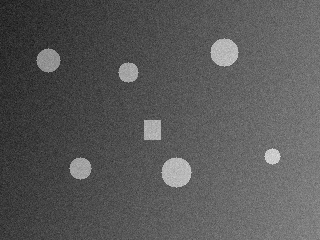
#> input picture labs/samples/01_objects_uneven_light.png, 320 x 240 px
$ python lab14_task.py --image samples/01_objects_uneven_light.png
#> lines starting #> are read from the running program, lines starting #| are printed output that depends on the picture; after the words box and inside, x2 and y2 are one past the last pixel; in counts of white or black regions, pixels touching at a corner belong together
### labs/common.py
"""Общие утилиты: ввод, шум, метрики, тестовые изображения, графики."""
import argparse
import os
import time

import cv2
import matplotlib
import numpy as np

matplotlib.use("Agg")
import matplotlib.pyplot as plt  # noqa: E402


def load(path, color=False):
    """Загрузить изображение (ошибка, если файла нет или он не читается)."""
    if not os.path.isfile(path):
        raise FileNotFoundError(f"Файл не найден: {path}")
    img = cv2.imread(path, cv2.IMREAD_COLOR if color else cv2.IMREAD_GRAYSCALE)
    if img is None:
        raise ValueError(f"Не удалось прочитать: {path}")
    return img


def check(img):
    """Проверить, что вход -- непустое 2D-изображение uint8."""
    if not isinstance(img, np.ndarray) or img.ndim != 2 or img.size == 0 or img.dtype != np.uint8:
        raise ValueError("Нужно непустое 2D-изображение uint8")


def parse(doc, extra=()):
    """Аргументы: --image (иначе демо), --out; extra -- список (имя, kwargs)."""
    p = argparse.ArgumentParser(description=doc)
    p.add_argument("--image", help="путь к изображению (иначе демо-данные)")
    p.add_argument("--out", default="out", help="папка для графиков")
    for name, kw in extra:
        p.add_argument(name, **kw)
    return p.parse_args()


def ms(func, *args, repeat=3):
    """Лучшее время func(*args) в миллисекундах."""
    best = float("inf")
    for _ in range(repeat):
        t0 = time.perf_counter()
        func(*args)
        best = min(best, time.perf_counter() - t0)
    return best * 1e3


# [34 lines left out: functions psnr, iou, f1, gauss, salt_pepper, not called in this run]


def windows(img, k):
    """Окна k x k вокруг каждого пикселя, форма (H, W, k, k); края -- reflect."""
    return np.lib.stride_tricks.sliding_window_view(np.pad(img, k // 2, mode="reflect"), (k, k))


# [39 lines left out: functions demo_objects, demo_lines, demo_text, demo_regions, not called in this run]


def grid(items, out, name, ncols=3):
    """Сохранить subplot из пар (изображение, заголовок); 3 канала = BGR."""
    nrows = -(-len(items) // ncols)
    fig, axes = plt.subplots(nrows, ncols, figsize=(3.2 * ncols, 3.2 * nrows), squeeze=False)
    for ax in axes.ravel():
        ax.axis("off")
    for ax, (img, title) in zip(axes.ravel(), items):
        img = img.astype(np.uint8) * 255 if img.dtype == bool else img
        ax.imshow(cv2.cvtColor(img, cv2.COLOR_BGR2RGB) if img.ndim == 3 else img,
                  cmap="gray", vmin=0, vmax=255 if img.dtype == np.uint8 else None)
        ax.set_title(title, fontsize=9)
    save(fig, out, name)


# [7 lines left out: function plot, not called in this run]


def save(fig, out, name):
    """Сохранить фигуру в out/name и закрыть."""
    os.makedirs(out, exist_ok=True)
    fig.tight_layout()
    fig.savefig(os.path.join(out, name), dpi=100)
    plt.close(fig)

### labs/lab06_nonlinear_filtering.py
"""Лаба 6. Нелинейная фильтрация: ранговые фильтры, минимакс, нормализация фона."""
import cv2
import numpy as np

import common


def rank_filter(gray, k, rank):
    """Элемент с номером rank (0..k*k-1) в упорядоченном окне k x k (края -- reflect)."""
    common.check(gray)
    if k % 2 == 0 or not 0 <= rank < k * k:
        raise ValueError("k нечётное, 0 <= rank < k*k")
    flat = common.windows(gray, k).reshape(*gray.shape, k * k)
    return np.partition(flat, rank, axis=-1)[..., rank]  # частичная сортировка, не полная


def median(gray, k):
    return rank_filter(gray, k, k * k // 2)


def extreme(gray, k, func):
    """min/max окна k x k двумя 1D-проходами (разделимо: O(N*k) вместо O(N*k^2))."""
    r = k // 2
    sw = np.lib.stride_tricks.sliding_window_view
    tmp = func(sw(np.pad(gray, ((0, 0), (r, r)), mode="reflect"), k, axis=1), axis=-1)
    return func(sw(np.pad(tmp, ((r, r), (0, 0)), mode="reflect"), k, axis=0), axis=-1)


def minimax(gray, k):
    """min, затем max: убирает светлые выбросы меньше окна."""
    return extreme(extreme(gray, k, np.min), k, np.max)


def background_normalization(gray, k_small=3, k_big=35):
    """Малая апертура -- шум, большая -- объекты (остаётся фон); объекты = изображение - фон."""
    smooth = median(gray, k_small)
    background = minimax(smooth, k_big)
    return np.clip(smooth.astype(int) - background, 0, 255).astype(np.uint8), background


# [18 lines left out: function main, not called in this run]


# [2 lines that do not run on import are left out]

### labs/lab05_binarization.py
"""Лаба 5. Бинаризация: порог, Оцу, ISODATA, локальный порог Саувола."""
import cv2
import numpy as np

import common


def threshold(gray, t):
    """255 где I > t, иначе 0."""
    common.check(gray)
    return (gray > t).astype(np.uint8) * 255


def otsu(gray):
    """Порог Оцу: максимум sigma_b^2(t) = (mu_T*w(t) - mu(t))^2 / (w(t) * (1 - w(t)))."""
    common.check(gray)
    p = np.bincount(gray.ravel(), minlength=256) / gray.size
    w, mu = np.cumsum(p), np.cumsum(p * np.arange(256))
    d = w * (1 - w)
    s = np.zeros(256)
    s[d > 1e-12] = (mu[-1] * w[d > 1e-12] - mu[d > 1e-12]) ** 2 / d[d > 1e-12]
    return int(np.argmax(s))


# [48 lines left out: functions isodata, box_sum, sauvola, main, not called in this run]


# [2 lines that do not run on import are left out]

### labs/lab13_morphology_serra.py
"""Лаба 13. Морфология Серра: эрозия (min), дилатация (max), открытие, закрытие, нормализация фона."""
import cv2
import numpy as np

import common


def se(shape="rect", size=3):
    """Структурирующий элемент (bool, size нечётный)."""
    kind = {"rect": cv2.MORPH_RECT, "cross": cv2.MORPH_CROSS, "ellipse": cv2.MORPH_ELLIPSE}[shape]
    return cv2.getStructuringElement(kind, (size, size)).astype(bool)


def _fold(img, s, func, fill):
    """Свёртка сдвигов изображения по точкам СЭ операцией min/max; за краем -- fill."""
    common.check(img)
    ph, pw = s.shape[0] // 2, s.shape[1] // 2
    h, w = img.shape
    pad = np.pad(img, ((ph, ph), (pw, pw)), constant_values=fill)
    out = np.full_like(img, 255 if func is np.minimum else 0)  # нейтральный элемент операции
    for dy, dx in zip(*np.nonzero(s)):
        out = func(out, pad[dy:dy + h, dx:dx + w])
    return out


def erode(img, s, fill=255):
    """(A erode B)(x) = min A(x + b); fill=255 -- край не «съедает» объекты."""
    return _fold(img, s, np.minimum, fill)


def dilate(img, s):
    """(A dilate B)(x) = max A(x - b): отражённый СЭ."""
    return _fold(img, s[::-1, ::-1], np.maximum, 0)


def opening(img, s):
    return dilate(erode(img, s), s)


def closing(img, s):
    return erode(dilate(img, s), s)


# [5 lines left out: function background_normalization, not called in this run]


def hit_or_miss(binary, s_fg, s_bg):
    """(A erode B1) AND (A^c erode B2): поиск шаблона."""
    return np.minimum(erode(binary, s_fg, 0), erode(255 - binary, s_bg, 0))


# [35 lines left out: functions skeleton, main, not called in this run]


# [2 lines that do not run on import are left out]

### labs/lab09_binary_segmentation.py
"""Лаба 9. Сегментация бинарных изображений: разметка связных компонент (два прохода + union-find)."""
import cv2
import numpy as np

import common


def label(binary, conn=8):
    """Метки 1..n для компонент 4- или 8-связности -> (labels, n)."""
    common.check(binary)
    h, w = binary.shape
    labels = np.zeros((h, w), np.int32)
    parent = [0]

    def find(a):
        while parent[a] != a:
            parent[a] = parent[parent[a]]  # сжатие путей
            a = parent[a]
        return a

    for y, x in zip(*map(np.ndarray.tolist, np.nonzero(binary))):
        # уже просмотренные соседи: слева, сверху (и две верхние диагонали при 8-связности)
        cand = [(y, x - 1), (y - 1, x)] + ([(y - 1, x - 1), (y - 1, x + 1)] if conn == 8 else [])
        nb = [labels[j, i] for j, i in cand if 0 <= i < w and j >= 0 and labels[j, i]]
        if not nb:
            parent.append(len(parent))
            labels[y, x] = len(parent) - 1
        else:
            labels[y, x] = m = min(nb)
            for v in nb:  # метки соседей -- один объект
                ra, rb = find(m), find(v)
                parent[max(ra, rb)] = min(ra, rb)
    roots = np.array([find(i) for i in range(len(parent))])
    uniq = np.unique(roots[1:])
    remap = np.zeros(len(parent), np.int32)
    remap[1:] = np.searchsorted(uniq, roots[1:]) + 1
    return remap[labels], len(uniq)


def properties(labels, n):
    """Площадь, центр масс (cx, cy) и bbox (x0, y0, x1, y1) каждой компоненты."""
    ys, xs = np.indices(labels.shape)
    f = labels.ravel()
    area = np.bincount(f, minlength=n + 1)[1:].astype(float)
    cx = np.bincount(f, xs.ravel(), n + 1)[1:] / np.maximum(area, 1)
    cy = np.bincount(f, ys.ravel(), n + 1)[1:] / np.maximum(area, 1)
    fg = labels > 0
    box = np.array([[labels.shape[1]] * (n + 1), [labels.shape[0]] * (n + 1), [-1] * (n + 1), [-1] * (n + 1)])
    np.minimum.at(box[0], labels[fg], xs[fg])
    np.minimum.at(box[1], labels[fg], ys[fg])
    np.maximum.at(box[2], labels[fg], xs[fg])
    np.maximum.at(box[3], labels[fg], ys[fg])
    return area, cx, cy, box[:, 1:].T


def drop_small(labels, n, min_area):
    """Удалить компоненты площадью < min_area (шум), перенумеровать."""
    keep = np.bincount(labels.ravel(), minlength=n + 1) >= min_area
    keep[0] = False
    remap = np.zeros(n + 1, np.int32)
    remap[keep] = np.arange(1, keep.sum() + 1)
    return remap[labels], int(keep.sum())


# [28 lines left out: function main, not called in this run]


# [2 lines that do not run on import are left out]

### labs/lab14_task.py
"""Лаба 14. Решение задачи (шаблон: текст задачи неизвестен): найти и измерить объекты на шумном изображении.

Конвейер: медиана -> нормализация фона -> Оцу -> открытие/закрытие -> разметка -> фильтр площади.
"""
import cv2
import numpy as np

import common
from lab05_binarization import otsu, threshold
from lab06_nonlinear_filtering import background_normalization, median
from lab09_binary_segmentation import drop_small, label, properties
from lab13_morphology_serra import closing, opening, se


def solve(gray, min_area=40, k_big=35):
    """Изображение светлых объектов -> (метки, число объектов, этапы)."""
    common.check(gray)
    filtered = median(gray, 3)
    normalized, _ = background_normalization(filtered, 1, k_big)  # окно фона > крупнейшего объекта
    binary = threshold(normalized, otsu(normalized))
    cleaned = closing(opening(binary, se("ellipse")), se("ellipse"))
    labels, n = drop_small(*label(cleaned), min_area)
    return labels, n, [(gray, "исходное"), (normalized, "нормализация фона"), (binary, "бинарное"), (cleaned, "морфология")]


def main():
    args = common.parse(__doc__, [("--min-area", {"type": int, "default": 40})])
    if args.image:
        g, truth = common.load(args.image), None
#> in load, img is the input picture: shape (240, 320); min 20, max 223, mean 88.4
    else:
        base, truth = common.demo_objects(noise=10)
        g = common.salt_pepper(base, 0.03)
    labels, n, stages = solve(g, args.min_area)
#> in extreme, `tmp = func(sw(np.pad(gray, ((0, 0), (r, r)), mode="reflect"), k, axis=..`:
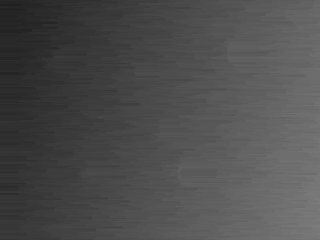
#> tmp: shape (240, 320); min 33, max 126, mean 77.6
#> in solve, `normalized, _ = background_normalization(filtered, 1, k_big)`:
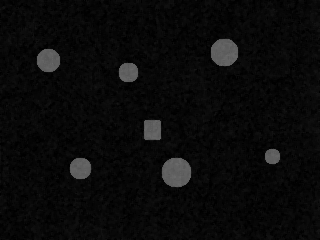
#> normalized: shape (240, 320); min 0, max 107, mean 10.4
#> in otsu, `p = np.bincount(gray.ravel(), minlength=256) / gray.size`: p = 256 values, max 0.11 at index 7, min 0 at index 29, mean 0.00391
#> in otsu, `w, mu = np.cumsum(p), np.cumsum(p * np.arange(256))`: w = 256 values from 0.0285 to 1; mu = 256 values from 0 to 10.44
#> in otsu, `d = w * (1 - w)`: d = 256 values, max 0.248 at index 7, min 2.22e-16 at index 107, mean 0.0199
#> in threshold, `return (gray > t).astype(np.uint8) * 255`:
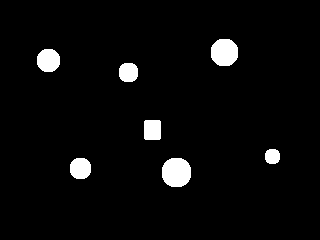
#> returned value: shape (240, 320); 3.9% white; 7 white regions, largest, box (x1, y1, x2, y2) and area: (162, 158, 191, 187) 705, (211, 39, 238, 66) 609, (37, 49, 60, 72) 437
#> in _fold, `pad = np.pad(img, ((ph, ph), (pw, pw)), constant_values=fill)`: pad: shape (242, 322); 5.2% white; 8 white regions, largest, box (x1, y1, x2, y2) and area: (0, 0, 322, 242) 1124, (163, 159, 192, 188) 705, (212, 40, 239, 67) 609
#> the loop in _fold, `for dy, dx in zip(*np.nonzero(s)):` made 5 passes
#> (dy, dx) on passes 1 to 5: (0, 1), (1, 0), (1, 1), (1, 2), (2, 1)
#> after the loop in _fold, `for dy, dx in zip(*np.nonzero(s)):`: out: shape (240, 320); 3.3% white; 7 white regions, largest, box (x1, y1, x2, y2) and area: (163, 159, 190, 186) 621, (212, 40, 237, 65) 533, (38, 50, 59, 71) 373
#> in _fold (call 2), `pad = np.pad(img, ((ph, ph), (pw, pw)), constant_values=fill)`: pad: shape (242, 322); 3.2% white; 7 white regions, largest, box (x1, y1, x2, y2) and area: (164, 160, 191, 187) 621, (213, 41, 238, 66) 533, (39, 51, 60, 72) 373
#> the loop in _fold (call 2), `for dy, dx in zip(*np.nonzero(s)):` made 5 passes
#> in _fold (call 3), `pad = np.pad(img, ((ph, ph), (pw, pw)), constant_values=fill)`: pad: shape (242, 322); 3.8% white; 7 white regions, largest, box (x1, y1, x2, y2) and area: (163, 159, 192, 188) 705, (212, 40, 239, 67) 609, (38, 50, 61, 73) 437
#> after the loop in _fold (call 3), `for dy, dx in zip(*np.nonzero(s)):`: out: shape (240, 320); 4.5% white; 7 white regions, largest, box (x1, y1, x2, y2) and area: (161, 157, 192, 188) 793, (210, 38, 239, 67) 689, (36, 48, 61, 73) 505
#> in _fold (call 4), `pad = np.pad(img, ((ph, ph), (pw, pw)), constant_values=fill)`: pad: shape (242, 322); 5.9% white; 8 white regions, largest, box (x1, y1, x2, y2) and area: (0, 0, 322, 242) 1124, (162, 158, 193, 189) 793, (211, 39, 240, 68) 689
#> the loop in label, `for y, x in zip(*map(np.ndarray.tolist, np.nonzero(binary))):` made 2966 passes
#> (y, x, cand, nb, m) on passes 2 to 11: (39, 220, [(39, 219), (38, 220), (38, 219), (38, 221)], [1], 1), (39, 221, [(39, 220), (38, 221), (38, 220), (38, 222)], [1], 1), (39, 222, [(39, 221), (38, 222), (38, 221), (38, 223)], [1], 1), (39, 223, [(39, 222), (38, 223), (38, 222), (38, 224)], [1], 1), (39, 224, [(39, 223), (38, 224), (38, 223), (38, 225)], [1], 1), (39, 225, [(39, 224), (38, 225), (38, 224), (38, 226)], [1], 1), (39, 226, [(39, 225), (38, 226), (38, 225), (38, 227)], [1], 1), (39, 227, [(39, 226), (38, 227), (38, 226), (38, 228)], [1], 1), (39, 228, [(39, 227), (38, 228), (38, 227), (38, 229)], [1], 1), (39, 229, [(39, 228), (38, 229), (38, 228), (38, 230)], [1], 1)
#> m on passes 61 to 66: 1, 1, 2, 1, 1, 1
#> after the loop in label, `for y, x in zip(*map(np.ndarray.tolist, np.nonzero(binary))):`:
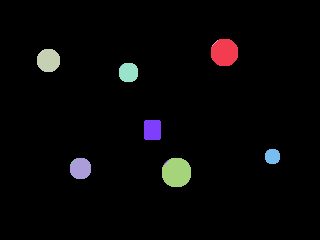
#> labels: shape (240, 320) int32; 15 distinct labels, from 0 to 14; one colour per label, 0 black
#> after the loop in label, `for y, x in zip(*map(np.ndarray.tolist, np.nonzero(binary))):`: parent = [0, 1, 1, 3, 3, 5, 5, 7, 8, 8, 10, 11, 10, 11, 11]
#> in label, `uniq = np.unique(roots[1:])`: uniq = [1, 3, 5, 7, 8, 10, 11]
#> in label, `remap = np.zeros(len(parent), np.int32)`: remap = [0, 0, 0, 0, 0, 0, 0, 0, 0, 0, 0, 0, 0, 0, 0]
#> in drop_small, `keep = np.bincount(labels.ravel(), minlength=n + 1) >= min_area`: keep = [True, True, True, True, True, True, True, True]
#> in solve, `labels, n = drop_small(*label(cleaned), min_area)`:
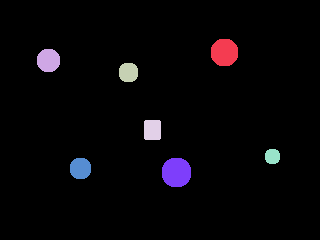
#> labels: shape (240, 320) int32; 8 distinct labels, from 0 to 7; one colour per label, 0 black
#> in solve, `labels, n = drop_small(*label(cleaned), min_area)`: n = 7
#> n = 7; stages = 4 items
    area, cx, cy, box = properties(labels, n)
#> in properties, `area = np.bincount(f, minlength=n + 1)[1:].astype(float)`: area = [609, 437, 313, 336, 193, 373, 705]
#> in properties, `cx = np.bincount(f, xs.ravel(), n + 1)[1:] / np.maximum(area, 1)`: cx = [224, 48, 128, 152, 272, 80, 176]
#> in properties, `cy = np.bincount(f, ys.ravel(), n + 1)[1:] / np.maximum(area, 1)`: cy = [52, 60, 72, 129.5, 156, 168, 172]
#> area = [609, 437, 313, 336, 193, 373, 705]; cx = [224, 48, 128, 152, 272, 80, 176]; cy = [52, 60, 72, 129.5, 156, 168, 172]; box = [[211, 39, 237, 65], [37, 49, 59, 71], [119, 63, 137, 81], [144, 120, 160, 139], [265, 149, 279, 163], [70, 158, 90, 178], [162, 158, 190, 186]]
    print(f"найдено объектов: {n}")
#| найдено объектов: 7
    for i in range(n):
        print(f"  №{i + 1}: площадь {int(area[i])}, центр ({cx[i]:.1f}, {cy[i]:.1f}), bbox {box[i].tolist()}")
#> this loop made 7 passes
#|   №1: площадь 609, центр (224.0, 52.0), bbox [211, 39, 237, 65]
#|   №2: площадь 437, центр (48.0, 60.0), bbox [37, 49, 59, 71]
#|   №3: площадь 313, центр (128.0, 72.0), bbox [119, 63, 137, 81]
#|   №4: площадь 336, центр (152.0, 129.5), bbox [144, 120, 160, 139]
#|   №5: площадь 193, центр (272.0, 156.0), bbox [265, 149, 279, 163]
#|   №6: площадь 373, центр (80.0, 168.0), bbox [70, 158, 90, 178]
#|   №7: площадь 705, центр (176.0, 172.0), bbox [162, 158, 190, 186]
    if truth is not None:
        print(f"эталон: {label(truth.astype(np.uint8) * 255)[1]} объектов, IoU {common.iou(labels > 0, truth):.3f}")
    print(f"время: {common.ms(solve, g, args.min_area, repeat=1):.1f} мс")
#> the loop in ms, `for _ in range(repeat):` made 1 pass
#| время: 618.3 мс
    vis = cv2.cvtColor(g, cv2.COLOR_GRAY2BGR)
    for i, (x0, y0, x1, y1) in enumerate(box, 1):
        cv2.rectangle(vis, (int(x0), int(y0)), (int(x1), int(y1)), (0, 0, 255), 1)
        cv2.putText(vis, str(i), (int(x0), max(int(y0) - 3, 10)), cv2.FONT_HERSHEY_SIMPLEX, 0.4, (0, 255, 0), 1)
#> this loop made 7 passes
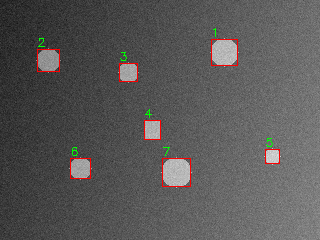
#> vis: shape (240, 320, 3); 0.93% of pixels changed, all inside (x1, y1, x2, y2) = (37, 28, 280, 187)
    common.grid(stages + [(vis, f"результат: {n}")], args.out, "lab14.png", 5)
#> in save, `fig.savefig(os.path.join(out, name), dpi=100)`:
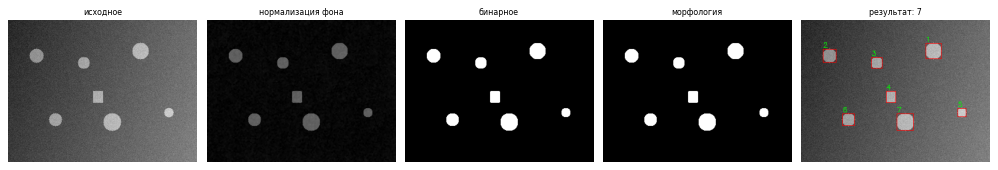
#> figure drawn by matplotlib, 5 panels


if __name__ == "__main__":
    main()
